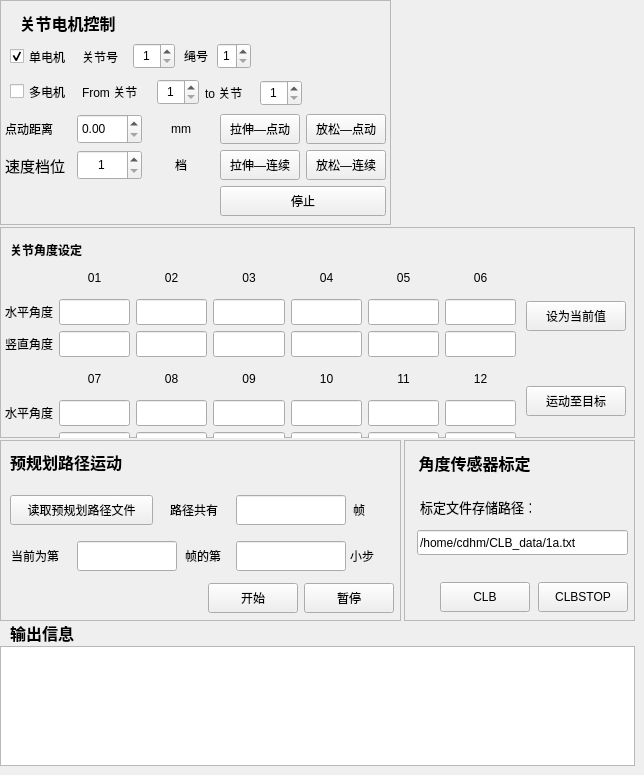
    <widget class="QWidget" name="tab_4">
     <attribute name="title">
      <string>辅助功能</string>
     </attribute>
     <widget class="QFrame" name="frame_3">
      <property name="geometry">
       <rect>
        <x>0</x>
        <y>0</y>
        <width>391</width>
        <height>225</height>
       </rect>
      </property>
      <property name="frameShape">
       <enum>QFrame::Shape::StyledPanel</enum>
      </property>
      <property name="frameShadow">
       <enum>QFrame::Shadow::Plain</enum>
      </property>
      <widget class="QLabel" name="label_21">
       <property name="geometry">
        <rect>
         <x>10</x>
         <y>10</y>
         <width>115</width>
         <height>25</height>
        </rect>
       </property>
       <property name="font">
        <font>
         <pointsize>12</pointsize>
         <bold>true</bold>
        </font>
       </property>
       <property name="text">
        <string>关节电机控制</string>
       </property>
       <property name="alignment">
        <set>Qt::AlignmentFlag::AlignCenter</set>
       </property>
      </widget>
      <widget class="QSpinBox" name="End_Sec_spinBox">
       <property name="geometry">
        <rect>
         <x>260</x>
         <y>80</y>
         <width>42</width>
         <height>26</height>
        </rect>
       </property>
       <property name="alignment">
        <set>Qt::AlignmentFlag::AlignCenter</set>
       </property>
       <property name="minimum">
        <number>1</number>
       </property>
       <property name="maximum">
        <number>3</number>
       </property>
      </widget>
      <widget class="QLabel" name="label_15">
       <property name="geometry">
        <rect>
         <x>82</x>
         <y>45</y>
         <width>45</width>
         <height>23</height>
        </rect>
       </property>
       <property name="text">
        <string>关节号</string>
       </property>
      </widget>
      <widget class="QLabel" name="label_16">
       <property name="geometry">
        <rect>
         <x>181</x>
         <y>44</y>
         <width>30</width>
         <height>23</height>
        </rect>
       </property>
       <property name="text">
        <string>绳号</string>
       </property>
       <property name="alignment">
        <set>Qt::AlignmentFlag::AlignCenter</set>
       </property>
      </widget>
      <widget class="QSpinBox" name="Start_Sec_spinBox">
       <property name="geometry">
        <rect>
         <x>157</x>
         <y>79</y>
         <width>42</width>
         <height>26</height>
        </rect>
       </property>
       <property name="alignment">
        <set>Qt::AlignmentFlag::AlignCenter</set>
       </property>
       <property name="minimum">
        <number>1</number>
       </property>
       <property name="maximum">
        <number>12</number>
       </property>
      </widget>
      <widget class="QLabel" name="label_126">
       <property name="geometry">
        <rect>
         <x>82</x>
         <y>80</y>
         <width>69</width>
         <height>23</height>
        </rect>
       </property>
       <property name="text">
        <string>From 关节</string>
       </property>
      </widget>
      <widget class="QSpinBox" name="Sec_Num_spinBox">
       <property name="geometry">
        <rect>
         <x>133</x>
         <y>43</y>
         <width>42</width>
         <height>26</height>
        </rect>
       </property>
       <property name="alignment">
        <set>Qt::AlignmentFlag::AlignCenter</set>
       </property>
       <property name="minimum">
        <number>1</number>
       </property>
       <property name="maximum">
        <number>3</number>
       </property>
      </widget>
      <widget class="QCheckBox" name="Test_Single_checkBox">
       <property name="geometry">
        <rect>
         <x>10</x>
         <y>42</y>
         <width>71</width>
         <height>29</height>
        </rect>
       </property>
       <property name="text">
        <string>单电机</string>
       </property>
       <property name="checked">
        <bool>true</bool>
       </property>
       <property name="autoExclusive">
        <bool>true</bool>
       </property>
      </widget>
      <widget class="QCheckBox" name="Test_Multiple_checkBox">
       <property name="geometry">
        <rect>
         <x>10</x>
         <y>77</y>
         <width>71</width>
         <height>29</height>
        </rect>
       </property>
       <property name="text">
        <string>多电机</string>
       </property>
       <property name="autoExclusive">
        <bool>true</bool>
       </property>
      </widget>
      <widget class="QLabel" name="label_128">
       <property name="geometry">
        <rect>
         <x>205</x>
         <y>81</y>
         <width>49</width>
         <height>23</height>
        </rect>
       </property>
       <property name="text">
        <string>to 关节</string>
       </property>
      </widget>
      <widget class="QSpinBox" name="Rope_Num_spinBox">
       <property name="geometry">
        <rect>
         <x>217</x>
         <y>43</y>
         <width>34</width>
         <height>26</height>
        </rect>
       </property>
       <property name="alignment">
        <set>Qt::AlignmentFlag::AlignCenter</set>
       </property>
       <property name="minimum">
        <number>1</number>
       </property>
       <property name="maximum">
        <number>3</number>
       </property>
      </widget>
      <widget class="QWidget" name="layoutWidget_2">
       <property name="geometry">
        <rect>
         <x>5</x>
         <y>114</y>
         <width>381</width>
         <height>105</height>
        </rect>
       </property>
       <layout class="QGridLayout" name="gridLayout_3">
        <item row="1" column="2">
         <widget class="QLabel" name="label_29">
          <property name="text">
           <string>档</string>
          </property>
          <property name="alignment">
           <set>Qt::AlignmentFlag::AlignCenter</set>
          </property>
         </widget>
        </item>
        <item row="1" column="3">
         <widget class="QPushButton" name="secMotor_ContinuePull_Button">
          <property name="minimumSize">
           <size>
            <width>0</width>
            <height>30</height>
           </size>
          </property>
          <property name="text">
           <string>拉伸—连续</string>
          </property>
         </widget>
        </item>
        <item row="1" column="0">
         <widget class="QLabel" name="label_133">
          <property name="font">
           <font>
            <pointsize>11</pointsize>
            <bold>false</bold>
           </font>
          </property>
          <property name="text">
           <string>速度档位</string>
          </property>
         </widget>
        </item>
        <item row="0" column="2">
         <widget class="QLabel" name="label_18">
          <property name="text">
           <string>mm</string>
          </property>
          <property name="alignment">
           <set>Qt::AlignmentFlag::AlignCenter</set>
          </property>
         </widget>
        </item>
        <item row="0" column="4">
         <widget class="QPushButton" name="secMotor_Loose_Button">
          <property name="minimumSize">
           <size>
            <width>0</width>
            <height>30</height>
           </size>
          </property>
          <property name="text">
           <string>放松—点动</string>
          </property>
         </widget>
        </item>
        <item row="0" column="1">
         <widget class="QDoubleSpinBox" name="Actuation_Val_doubleSpinBox">
          <property name="minimumSize">
           <size>
            <width>0</width>
            <height>30</height>
           </size>
          </property>
          <property name="minimum">
           <double>0.000000000000000</double>
          </property>
          <property name="maximum">
           <double>5.000000000000000</double>
          </property>
          <property name="singleStep">
           <double>0.250000000000000</double>
          </property>
         </widget>
        </item>
        <item row="1" column="4">
         <widget class="QPushButton" name="secMotor_ContinueLoose_Button">
          <property name="minimumSize">
           <size>
            <width>0</width>
            <height>30</height>
           </size>
          </property>
          <property name="text">
           <string>放松—连续</string>
          </property>
         </widget>
        </item>
        <item row="1" column="1">
         <widget class="QSpinBox" name="Test_Mortor_Speed_Level">
          <property name="minimumSize">
           <size>
            <width>0</width>
            <height>30</height>
           </size>
          </property>
          <property name="alignment">
           <set>Qt::AlignmentFlag::AlignCenter</set>
          </property>
          <property name="minimum">
           <number>1</number>
          </property>
          <property name="maximum">
           <number>8</number>
          </property>
         </widget>
        </item>
        <item row="0" column="3">
         <widget class="QPushButton" name="secMotor_Pull_Button">
          <property name="minimumSize">
           <size>
            <width>0</width>
            <height>30</height>
           </size>
          </property>
          <property name="text">
           <string>拉伸—点动</string>
          </property>
         </widget>
        </item>
        <item row="2" column="3" colspan="2">
         <widget class="QPushButton" name="secMotor_Stop_Button">
          <property name="minimumSize">
           <size>
            <width>0</width>
            <height>30</height>
           </size>
          </property>
          <property name="text">
           <string>停止</string>
          </property>
         </widget>
        </item>
        <item row="0" column="0">
         <widget class="QLabel" name="label_17">
          <property name="text">
           <string>点动距离</string>
          </property>
         </widget>
        </item>
       </layout>
      </widget>
     </widget>
     <widget class="QFrame" name="frame_4">
      <property name="geometry">
       <rect>
        <x>404</x>
        <y>440</y>
        <width>231</width>
        <height>181</height>
       </rect>
      </property>
      <property name="frameShape">
       <enum>QFrame::Shape::StyledPanel</enum>
      </property>
      <property name="frameShadow">
       <enum>QFrame::Shadow::Raised</enum>
      </property>
      <widget class="QLabel" name="label_66">
       <property name="geometry">
        <rect>
         <x>10</x>
         <y>10</y>
         <width>121</width>
         <height>25</height>
        </rect>
       </property>
       <property name="font">
        <font>
         <pointsize>12</pointsize>
         <bold>true</bold>
        </font>
       </property>
       <property name="text">
        <string>角度传感器标定</string>
       </property>
       <property name="alignment">
        <set>Qt::AlignmentFlag::AlignCenter</set>
       </property>
      </widget>
      <widget class="QPushButton" name="calibration_Button">
       <property name="geometry">
        <rect>
         <x>36</x>
         <y>142</y>
         <width>90</width>
         <height>30</height>
        </rect>
       </property>
       <property name="text">
        <string>CLB</string>
       </property>
      </widget>
      <widget class="QLabel" name="label_139">
       <property name="geometry">
        <rect>
         <x>16</x>
         <y>58</y>
         <width>111</width>
         <height>17</height>
        </rect>
       </property>
       <property name="font">
        <font>
         <pointsize>10</pointsize>
         <bold>false</bold>
        </font>
       </property>
       <property name="text">
        <string>标定文件存储路径：</string>
       </property>
      </widget>
      <widget class="QPushButton" name="calibration_Stop_Button">
       <property name="geometry">
        <rect>
         <x>134</x>
         <y>142</y>
         <width>90</width>
         <height>30</height>
        </rect>
       </property>
       <property name="text">
        <string>CLBSTOP</string>
       </property>
      </widget>
      <widget class="QLineEdit" name="clb_filename">
       <property name="geometry">
        <rect>
         <x>13</x>
         <y>90</y>
         <width>211</width>
         <height>25</height>
        </rect>
       </property>
       <property name="text">
        <string>/home/cdhm/CLB_data/1a.txt</string>
       </property>
      </widget>
     </widget>
     <widget class="QFrame" name="frame_5">
      <property name="geometry">
       <rect>
        <x>0</x>
        <y>440</y>
        <width>401</width>
        <height>181</height>
       </rect>
      </property>
      <property name="frameShape">
       <enum>QFrame::Shape::StyledPanel</enum>
      </property>
      <property name="frameShadow">
       <enum>QFrame::Shadow::Raised</enum>
      </property>
      <widget class="QLabel" name="label_27">
       <property name="geometry">
        <rect>
         <x>10</x>
         <y>10</y>
         <width>112</width>
         <height>24</height>
        </rect>
       </property>
       <property name="font">
        <font>
         <pointsize>12</pointsize>
         <bold>true</bold>
        </font>
       </property>
       <property name="text">
        <string>预规划路径运动</string>
       </property>
       <property name="alignment">
        <set>Qt::AlignmentFlag::AlignCenter</set>
       </property>
      </widget>
      <widget class="QPushButton" name="Planned_Motion_Button">
       <property name="geometry">
        <rect>
         <x>10</x>
         <y>55</y>
         <width>143</width>
         <height>30</height>
        </rect>
       </property>
       <property name="text">
        <string>读取预规划路径文件</string>
       </property>
      </widget>
      <widget class="QLabel" name="label_111">
       <property name="geometry">
        <rect>
         <x>353</x>
         <y>55</y>
         <width>16</width>
         <height>30</height>
        </rect>
       </property>
       <property name="text">
        <string>帧</string>
       </property>
      </widget>
      <widget class="QLabel" name="label_112">
       <property name="geometry">
        <rect>
         <x>170</x>
         <y>55</y>
         <width>61</width>
         <height>30</height>
        </rect>
       </property>
       <property name="text">
        <string>路径共有</string>
       </property>
      </widget>
      <widget class="QLineEdit" name="Planned_Frame_Total">
       <property name="geometry">
        <rect>
         <x>236</x>
         <y>55</y>
         <width>110</width>
         <height>30</height>
        </rect>
       </property>
       <property name="readOnly">
        <bool>true</bool>
       </property>
      </widget>
      <widget class="QLabel" name="label_26">
       <property name="geometry">
        <rect>
         <x>350</x>
         <y>101</y>
         <width>30</width>
         <height>30</height>
        </rect>
       </property>
       <property name="text">
        <string>小步</string>
       </property>
      </widget>
      <widget class="QLineEdit" name="Planned_Frame_Step_Num">
       <property name="geometry">
        <rect>
         <x>236</x>
         <y>101</y>
         <width>110</width>
         <height>30</height>
        </rect>
       </property>
       <property name="readOnly">
        <bool>true</bool>
       </property>
      </widget>
      <widget class="QLabel" name="label_24">
       <property name="geometry">
        <rect>
         <x>11</x>
         <y>101</y>
         <width>60</width>
         <height>30</height>
        </rect>
       </property>
       <property name="text">
        <string>当前为第</string>
       </property>
      </widget>
      <widget class="QLabel" name="label_25">
       <property name="geometry">
        <rect>
         <x>185</x>
         <y>101</y>
         <width>45</width>
         <height>30</height>
        </rect>
       </property>
       <property name="text">
        <string>帧的第</string>
       </property>
      </widget>
      <widget class="QLineEdit" name="Planned_Frame_Num">
       <property name="geometry">
        <rect>
         <x>77</x>
         <y>101</y>
         <width>100</width>
         <height>30</height>
        </rect>
       </property>
       <property name="readOnly">
        <bool>true</bool>
       </property>
      </widget>
      <widget class="QLabel" name="record_num_ang">
       <property name="geometry">
        <rect>
         <x>40</x>
         <y>150</y>
         <width>67</width>
         <height>17</height>
        </rect>
       </property>
       <property name="text">
        <string/>
       </property>
      </widget>
      <widget class="QPushButton" name="Planned_Motion_Stop_Button">
       <property name="geometry">
        <rect>
         <x>304</x>
         <y>143</y>
         <width>90</width>
         <height>30</height>
        </rect>
       </property>
       <property name="text">
        <string>暂停</string>
       </property>
      </widget>
      <widget class="QPushButton" name="Planned_Motion_Start_Button">
       <property name="geometry">
        <rect>
         <x>208</x>
         <y>143</y>
         <width>90</width>
         <height>30</height>
        </rect>
       </property>
       <property name="text">
        <string>开始</string>
       </property>
      </widget>
     </widget>
     <widget class="QFrame" name="frame">
      <property name="geometry">
       <rect>
        <x>0</x>
        <y>227</y>
        <width>635</width>
        <height>211</height>
       </rect>
      </property>
      <property name="frameShape">
       <enum>QFrame::Shape::StyledPanel</enum>
      </property>
      <property name="frameShadow">
       <enum>QFrame::Shadow::Raised</enum>
      </property>
      <widget class="QPushButton" name="angSet_pushButton">
       <property name="geometry">
        <rect>
         <x>526</x>
         <y>74</y>
         <width>100</width>
         <height>30</height>
        </rect>
       </property>
       <property name="text">
        <string>设为当前值</string>
       </property>
      </widget>
      <widget class="QPushButton" name="angStart_pushButton">
       <property name="geometry">
        <rect>
         <x>526</x>
         <y>159</y>
         <width>100</width>
         <height>30</height>
        </rect>
       </property>
       <property name="text">
        <string>运动至目标</string>
       </property>
      </widget>
      <widget class="QLabel" name="label_110">
       <property name="geometry">
        <rect>
         <x>10</x>
         <y>10</y>
         <width>100</width>
         <height>25</height>
        </rect>
       </property>
       <property name="font">
        <font>
         <bold>true</bold>
        </font>
       </property>
       <property name="text">
        <string>关节角度设定</string>
       </property>
      </widget>
      <widget class="QWidget" name="layoutWidget">
       <property name="geometry">
        <rect>
         <x>5</x>
         <y>35</y>
         <width>511</width>
         <height>196</height>
        </rect>
       </property>
       <layout class="QGridLayout" name="gridLayout_4">
        <item row="4" column="6">
         <widget class="QLineEdit" name="Tar_Hor_Ang12">
          <property name="minimumSize">
           <size>
            <width>0</width>
            <height>26</height>
           </size>
          </property>
         </widget>
        </item>
        <item row="0" column="2">
         <widget class="QLabel" name="label_52">
          <property name="text">
           <string>02</string>
          </property>
          <property name="alignment">
           <set>Qt::AlignmentFlag::AlignCenter</set>
          </property>
         </widget>
        </item>
        <item row="4" column="2">
         <widget class="QLineEdit" name="Tar_Hor_Ang8">
          <property name="minimumSize">
           <size>
            <width>0</width>
            <height>26</height>
           </size>
          </property>
         </widget>
        </item>
        <item row="0" column="4">
         <widget class="QLabel" name="label_51">
          <property name="text">
           <string>04</string>
          </property>
          <property name="alignment">
           <set>Qt::AlignmentFlag::AlignCenter</set>
          </property>
         </widget>
        </item>
        <item row="1" column="4">
         <widget class="QLineEdit" name="Tar_Hor_Ang4">
          <property name="minimumSize">
           <size>
            <width>0</width>
            <height>26</height>
           </size>
          </property>
         </widget>
        </item>
        <item row="4" column="0">
         <widget class="QLabel" name="label_71">
          <property name="text">
           <string>水平角度</string>
          </property>
          <property name="alignment">
           <set>Qt::AlignmentFlag::AlignCenter</set>
          </property>
         </widget>
        </item>
        <item row="2" column="6">
         <widget class="QLineEdit" name="Tar_Ver_Ang6">
          <property name="minimumSize">
           <size>
            <width>0</width>
            <height>26</height>
           </size>
          </property>
         </widget>
        </item>
        <item row="2" column="5">
         <widget class="QLineEdit" name="Tar_Ver_Ang5">
          <property name="minimumSize">
           <size>
            <width>0</width>
            <height>26</height>
           </size>
          </property>
         </widget>
        </item>
        <item row="1" column="1">
         <widget class="QLineEdit" name="Tar_Hor_Ang1">
          <property name="minimumSize">
           <size>
            <width>0</width>
            <height>26</height>
           </size>
          </property>
         </widget>
        </item>
        <item row="1" column="5">
         <widget class="QLineEdit" name="Tar_Hor_Ang5">
          <property name="minimumSize">
           <size>
            <width>0</width>
            <height>26</height>
           </size>
          </property>
         </widget>
        </item>
        <item row="5" column="5">
         <widget class="QLineEdit" name="Tar_Ver_Ang11">
          <property name="minimumSize">
           <size>
            <width>0</width>
            <height>26</height>
           </size>
          </property>
         </widget>
        </item>
        <item row="0" column="3">
         <widget class="QLabel" name="label_65">
          <property name="text">
           <string>03</string>
          </property>
          <property name="alignment">
           <set>Qt::AlignmentFlag::AlignCenter</set>
          </property>
         </widget>
        </item>
        <item row="4" column="4">
         <widget class="QLineEdit" name="Tar_Hor_Ang10">
          <property name="minimumSize">
           <size>
            <width>0</width>
            <height>26</height>
           </size>
          </property>
         </widget>
        </item>
        <item row="2" column="3">
         <widget class="QLineEdit" name="Tar_Ver_Ang3">
          <property name="minimumSize">
           <size>
            <width>0</width>
            <height>26</height>
           </size>
          </property>
         </widget>
        </item>
        <item row="3" column="3">
         <widget class="QLabel" name="label_75">
          <property name="text">
           <string>09</string>
          </property>
          <property name="alignment">
           <set>Qt::AlignmentFlag::AlignCenter</set>
          </property>
         </widget>
        </item>
        <item row="2" column="4">
         <widget class="QLineEdit" name="Tar_Ver_Ang4">
          <property name="minimumSize">
           <size>
            <width>0</width>
            <height>26</height>
           </size>
          </property>
         </widget>
        </item>
        <item row="4" column="5">
         <widget class="QLineEdit" name="Tar_Hor_Ang11">
          <property name="minimumSize">
           <size>
            <width>0</width>
            <height>26</height>
           </size>
          </property>
         </widget>
        </item>
        <item row="0" column="5">
         <widget class="QLabel" name="label_63">
          <property name="text">
           <string>05</string>
          </property>
          <property name="alignment">
           <set>Qt::AlignmentFlag::AlignCenter</set>
          </property>
         </widget>
        </item>
        <item row="1" column="3">
         <widget class="QLineEdit" name="Tar_Hor_Ang3">
          <property name="minimumSize">
           <size>
            <width>0</width>
            <height>26</height>
           </size>
          </property>
         </widget>
        </item>
        <item row="2" column="0">
         <widget class="QLabel" name="label_62">
          <property name="text">
           <string>竖直角度</string>
          </property>
          <property name="alignment">
           <set>Qt::AlignmentFlag::AlignCenter</set>
          </property>
         </widget>
        </item>
        <item row="0" column="1">
         <widget class="QLabel" name="label_54">
          <property name="text">
           <string>01</string>
          </property>
          <property name="alignment">
           <set>Qt::AlignmentFlag::AlignCenter</set>
          </property>
         </widget>
        </item>
        <item row="5" column="2">
         <widget class="QLineEdit" name="Tar_Ver_Ang8">
          <property name="minimumSize">
           <size>
            <width>0</width>
            <height>26</height>
           </size>
          </property>
         </widget>
        </item>
        <item row="1" column="2">
         <widget class="QLineEdit" name="Tar_Hor_Ang2">
          <property name="minimumSize">
           <size>
            <width>0</width>
            <height>26</height>
           </size>
          </property>
         </widget>
        </item>
        <item row="3" column="5">
         <widget class="QLabel" name="label_130">
          <property name="text">
           <string>11</string>
          </property>
          <property name="alignment">
           <set>Qt::AlignmentFlag::AlignCenter</set>
          </property>
         </widget>
        </item>
        <item row="3" column="6">
         <widget class="QLabel" name="label_127">
          <property name="text">
           <string>12</string>
          </property>
          <property name="alignment">
           <set>Qt::AlignmentFlag::AlignCenter</set>
          </property>
         </widget>
        </item>
        <item row="2" column="2">
         <widget class="QLineEdit" name="Tar_Ver_Ang2">
          <property name="minimumSize">
           <size>
            <width>0</width>
            <height>26</height>
           </size>
          </property>
         </widget>
        </item>
        <item row="5" column="4">
         <widget class="QLineEdit" name="Tar_Ver_Ang10">
          <property name="minimumSize">
           <size>
            <width>0</width>
            <height>26</height>
           </size>
          </property>
         </widget>
        </item>
        <item row="5" column="1">
         <widget class="QLineEdit" name="Tar_Ver_Ang7">
          <property name="minimumSize">
           <size>
            <width>0</width>
            <height>26</height>
           </size>
          </property>
         </widget>
        </item>
        <item row="1" column="6">
         <widget class="QLineEdit" name="Tar_Hor_Ang6">
          <property name="minimumSize">
           <size>
            <width>0</width>
            <height>26</height>
           </size>
          </property>
         </widget>
        </item>
        <item row="3" column="4">
         <widget class="QLabel" name="label_70">
          <property name="text">
           <string>10</string>
          </property>
          <property name="alignment">
           <set>Qt::AlignmentFlag::AlignCenter</set>
          </property>
         </widget>
        </item>
        <item row="3" column="2">
         <widget class="QLabel" name="label_76">
          <property name="text">
           <string>08</string>
          </property>
          <property name="alignment">
           <set>Qt::AlignmentFlag::AlignCenter</set>
          </property>
         </widget>
        </item>
        <item row="5" column="3">
         <widget class="QLineEdit" name="Tar_Ver_Ang9">
          <property name="minimumSize">
           <size>
            <width>0</width>
            <height>26</height>
           </size>
          </property>
         </widget>
        </item>
        <item row="1" column="0">
         <widget class="QLabel" name="label_74">
          <property name="text">
           <string>水平角度</string>
          </property>
          <property name="alignment">
           <set>Qt::AlignmentFlag::AlignCenter</set>
          </property>
         </widget>
        </item>
        <item row="4" column="3">
         <widget class="QLineEdit" name="Tar_Hor_Ang9">
          <property name="minimumSize">
           <size>
            <width>0</width>
            <height>26</height>
           </size>
          </property>
         </widget>
        </item>
        <item row="5" column="0">
         <widget class="QLabel" name="label_69">
          <property name="text">
           <string>竖直角度</string>
          </property>
          <property name="alignment">
           <set>Qt::AlignmentFlag::AlignCenter</set>
          </property>
         </widget>
        </item>
        <item row="0" column="6">
         <widget class="QLabel" name="label_64">
          <property name="text">
           <string>06</string>
          </property>
          <property name="alignment">
           <set>Qt::AlignmentFlag::AlignCenter</set>
          </property>
         </widget>
        </item>
        <item row="2" column="1">
         <widget class="QLineEdit" name="Tar_Ver_Ang1">
          <property name="minimumSize">
           <size>
            <width>0</width>
            <height>26</height>
           </size>
          </property>
         </widget>
        </item>
        <item row="5" column="6">
         <widget class="QLineEdit" name="Tar_Ver_Ang12">
          <property name="minimumSize">
           <size>
            <width>0</width>
            <height>26</height>
           </size>
          </property>
         </widget>
        </item>
        <item row="4" column="1">
         <widget class="QLineEdit" name="Tar_Hor_Ang7">
          <property name="minimumSize">
           <size>
            <width>0</width>
            <height>26</height>
           </size>
          </property>
         </widget>
        </item>
        <item row="3" column="1">
         <widget class="QLabel" name="label_77">
          <property name="text">
           <string>07</string>
          </property>
          <property name="alignment">
           <set>Qt::AlignmentFlag::AlignCenter</set>
          </property>
         </widget>
        </item>
       </layout>
      </widget>
     </widget>
     <widget class="QListWidget" name="Tip_List">
      <property name="geometry">
       <rect>
        <x>0</x>
        <y>646</y>
        <width>635</width>
        <height>120</height>
       </rect>
      </property>
     </widget>
     <widget class="QLabel" name="label_117">
      <property name="geometry">
       <rect>
        <x>10</x>
        <y>620</y>
        <width>81</width>
        <height>25</height>
       </rect>
      </property>
      <property name="font">
       <font>
        <pointsize>12</pointsize>
        <bold>true</bold>
       </font>
      </property>
      <property name="text">
       <string>输出信息</string>
      </property>
      <property name="alignment">
       <set>Qt::AlignmentFlag::AlignLeading|Qt::AlignmentFlag::AlignLeft|Qt::AlignmentFlag::AlignVCenter</set>
      </property>
     </widget>
    </widget>
